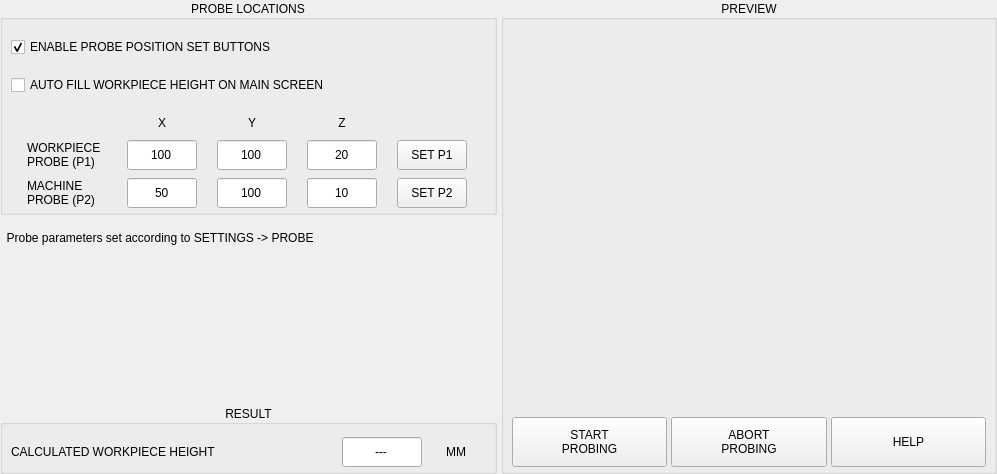
<?xml version="1.0" encoding="UTF-8"?>
<ui version="4.0">
 <class>Form</class>
 <widget class="QWidget" name="Form">
  <property name="geometry">
   <rect>
    <x>0</x>
    <y>0</y>
    <width>997</width>
    <height>474</height>
   </rect>
  </property>
  <property name="windowTitle">
   <string>Form</string>
  </property>
  <layout class="QVBoxLayout" name="verticalLayout_4">
   <property name="spacing">
    <number>4</number>
   </property>
   <property name="leftMargin">
    <number>0</number>
   </property>
   <property name="topMargin">
    <number>0</number>
   </property>
   <property name="rightMargin">
    <number>0</number>
   </property>
   <property name="bottomMargin">
    <number>0</number>
   </property>
   <item>
    <widget class="QFrame" name="frame_auto_height">
     <layout class="QHBoxLayout" name="horizontalLayout" stretch="0,0">
      <property name="spacing">
       <number>4</number>
      </property>
      <property name="leftMargin">
       <number>0</number>
      </property>
      <property name="topMargin">
       <number>0</number>
      </property>
      <property name="rightMargin">
       <number>0</number>
      </property>
      <property name="bottomMargin">
       <number>0</number>
      </property>
      <item>
       <layout class="QVBoxLayout" name="verticalLayout_5">
        <property name="spacing">
         <number>8</number>
        </property>
        <property name="bottomMargin">
         <number>0</number>
        </property>
        <item>
         <widget class="QGroupBox" name="groupBox_positions">
          <property name="sizePolicy">
           <sizepolicy hsizetype="Preferred" vsizetype="Preferred">
            <horstretch>0</horstretch>
            <verstretch>0</verstretch>
           </sizepolicy>
          </property>
          <property name="title">
           <string>PROBE LOCATIONS</string>
          </property>
          <property name="alignment">
           <set>Qt::AlignCenter</set>
          </property>
          <layout class="QVBoxLayout" name="verticalLayout_3">
           <property name="spacing">
            <number>8</number>
           </property>
           <property name="leftMargin">
            <number>8</number>
           </property>
           <property name="topMargin">
            <number>12</number>
           </property>
           <property name="rightMargin">
            <number>8</number>
           </property>
           <property name="bottomMargin">
            <number>4</number>
           </property>
           <item>
            <widget class="QCheckBox" name="chk_enable_set">
             <property name="sizePolicy">
              <sizepolicy hsizetype="Preferred" vsizetype="Fixed">
               <horstretch>0</horstretch>
               <verstretch>0</verstretch>
              </sizepolicy>
             </property>
             <property name="minimumSize">
              <size>
               <width>0</width>
               <height>30</height>
              </size>
             </property>
             <property name="maximumSize">
              <size>
               <width>16777215</width>
               <height>30</height>
              </size>
             </property>
             <property name="text">
              <string>ENABLE PROBE POSITION SET BUTTONS</string>
             </property>
             <property name="checked">
              <bool>true</bool>
             </property>
            </widget>
           </item>
           <item>
            <widget class="QCheckBox" name="chk_autofill">
             <property name="sizePolicy">
              <sizepolicy hsizetype="Preferred" vsizetype="Preferred">
               <horstretch>0</horstretch>
               <verstretch>0</verstretch>
              </sizepolicy>
             </property>
             <property name="minimumSize">
              <size>
               <width>0</width>
               <height>30</height>
              </size>
             </property>
             <property name="maximumSize">
              <size>
               <width>16777215</width>
               <height>30</height>
              </size>
             </property>
             <property name="text">
              <string>AUTO FILL WORKPIECE HEIGHT ON MAIN SCREEN</string>
             </property>
            </widget>
           </item>
           <item>
            <widget class="QWidget" name="widget_xy_header" native="true">
             <property name="minimumSize">
              <size>
               <width>0</width>
               <height>24</height>
              </size>
             </property>
             <property name="maximumSize">
              <size>
               <width>16777215</width>
               <height>24</height>
              </size>
             </property>
             <layout class="QHBoxLayout" name="horizontalLayout_10">
              <property name="spacing">
               <number>4</number>
              </property>
              <property name="leftMargin">
               <number>0</number>
              </property>
              <property name="topMargin">
               <number>0</number>
              </property>
              <property name="rightMargin">
               <number>0</number>
              </property>
              <property name="bottomMargin">
               <number>0</number>
              </property>
              <item>
               <widget class="QLabel" name="lbl_blank">
                <property name="minimumSize">
                 <size>
                  <width>80</width>
                  <height>0</height>
                 </size>
                </property>
                <property name="maximumSize">
                 <size>
                  <width>80</width>
                  <height>24</height>
                 </size>
                </property>
                <property name="text">
                 <string/>
                </property>
               </widget>
              </item>
              <item>
               <widget class="QLabel" name="lbl_x">
                <property name="minimumSize">
                 <size>
                  <width>70</width>
                  <height>30</height>
                 </size>
                </property>
                <property name="maximumSize">
                 <size>
                  <width>70</width>
                  <height>24</height>
                 </size>
                </property>
                <property name="text">
                 <string>X</string>
                </property>
                <property name="alignment">
                 <set>Qt::AlignCenter</set>
                </property>
               </widget>
              </item>
              <item>
               <widget class="QLabel" name="lbl_y">
                <property name="minimumSize">
                 <size>
                  <width>70</width>
                  <height>30</height>
                 </size>
                </property>
                <property name="maximumSize">
                 <size>
                  <width>70</width>
                  <height>24</height>
                 </size>
                </property>
                <property name="text">
                 <string>Y</string>
                </property>
                <property name="alignment">
                 <set>Qt::AlignCenter</set>
                </property>
               </widget>
              </item>
              <item>
               <widget class="QLabel" name="lbl_z">
                <property name="minimumSize">
                 <size>
                  <width>70</width>
                  <height>30</height>
                 </size>
                </property>
                <property name="maximumSize">
                 <size>
                  <width>70</width>
                  <height>24</height>
                 </size>
                </property>
                <property name="text">
                 <string>Z</string>
                </property>
                <property name="alignment">
                 <set>Qt::AlignCenter</set>
                </property>
               </widget>
              </item>
              <item>
               <widget class="QLabel" name="lbl_blank_2">
                <property name="minimumSize">
                 <size>
                  <width>70</width>
                  <height>30</height>
                 </size>
                </property>
                <property name="maximumSize">
                 <size>
                  <width>70</width>
                  <height>24</height>
                 </size>
                </property>
                <property name="text">
                 <string/>
                </property>
               </widget>
              </item>
             </layout>
            </widget>
           </item>
           <item>
            <widget class="QWidget" name="widget_wp_location" native="true">
             <property name="minimumSize">
              <size>
               <width>0</width>
               <height>30</height>
              </size>
             </property>
             <property name="maximumSize">
              <size>
               <width>16777215</width>
               <height>30</height>
              </size>
             </property>
             <layout class="QHBoxLayout" name="horizontalLayout_4">
              <property name="spacing">
               <number>4</number>
              </property>
              <property name="leftMargin">
               <number>0</number>
              </property>
              <property name="topMargin">
               <number>0</number>
              </property>
              <property name="rightMargin">
               <number>0</number>
              </property>
              <property name="bottomMargin">
               <number>0</number>
              </property>
              <item>
               <widget class="QLabel" name="lbl_wp_location">
                <property name="sizePolicy">
                 <sizepolicy hsizetype="Preferred" vsizetype="Preferred">
                  <horstretch>0</horstretch>
                  <verstretch>0</verstretch>
                 </sizepolicy>
                </property>
                <property name="minimumSize">
                 <size>
                  <width>80</width>
                  <height>0</height>
                 </size>
                </property>
                <property name="maximumSize">
                 <size>
                  <width>80</width>
                  <height>16777215</height>
                 </size>
                </property>
                <property name="toolTip">
                 <string>Location of workpiece probe position</string>
                </property>
                <property name="text">
                 <string>WORKPIECE
PROBE (P1)</string>
                </property>
               </widget>
              </item>
              <item>
               <widget class="QLineEdit" name="lineEdit_pos_x1">
                <property name="sizePolicy">
                 <sizepolicy hsizetype="Preferred" vsizetype="Preferred">
                  <horstretch>0</horstretch>
                  <verstretch>0</verstretch>
                 </sizepolicy>
                </property>
                <property name="minimumSize">
                 <size>
                  <width>70</width>
                  <height>0</height>
                 </size>
                </property>
                <property name="maximumSize">
                 <size>
                  <width>70</width>
                  <height>16777215</height>
                 </size>
                </property>
                <property name="text">
                 <string>100</string>
                </property>
                <property name="maxLength">
                 <number>8</number>
                </property>
                <property name="alignment">
                 <set>Qt::AlignCenter</set>
                </property>
               </widget>
              </item>
              <item>
               <widget class="QLineEdit" name="lineEdit_pos_y1">
                <property name="sizePolicy">
                 <sizepolicy hsizetype="Preferred" vsizetype="Preferred">
                  <horstretch>0</horstretch>
                  <verstretch>0</verstretch>
                 </sizepolicy>
                </property>
                <property name="minimumSize">
                 <size>
                  <width>70</width>
                  <height>0</height>
                 </size>
                </property>
                <property name="maximumSize">
                 <size>
                  <width>70</width>
                  <height>16777215</height>
                 </size>
                </property>
                <property name="text">
                 <string>100</string>
                </property>
                <property name="maxLength">
                 <number>8</number>
                </property>
                <property name="alignment">
                 <set>Qt::AlignCenter</set>
                </property>
               </widget>
              </item>
              <item>
               <widget class="QLineEdit" name="lineEdit_pos_z1">
                <property name="sizePolicy">
                 <sizepolicy hsizetype="Preferred" vsizetype="Preferred">
                  <horstretch>0</horstretch>
                  <verstretch>0</verstretch>
                 </sizepolicy>
                </property>
                <property name="minimumSize">
                 <size>
                  <width>70</width>
                  <height>0</height>
                 </size>
                </property>
                <property name="maximumSize">
                 <size>
                  <width>70</width>
                  <height>16777215</height>
                 </size>
                </property>
                <property name="text">
                 <string>20</string>
                </property>
                <property name="maxLength">
                 <number>8</number>
                </property>
                <property name="alignment">
                 <set>Qt::AlignCenter</set>
                </property>
                <property name="readOnly">
                 <bool>false</bool>
                </property>
               </widget>
              </item>
              <item>
               <widget class="QPushButton" name="btn_set_wp">
                <property name="sizePolicy">
                 <sizepolicy hsizetype="Preferred" vsizetype="Preferred">
                  <horstretch>0</horstretch>
                  <verstretch>0</verstretch>
                 </sizepolicy>
                </property>
                <property name="minimumSize">
                 <size>
                  <width>70</width>
                  <height>0</height>
                 </size>
                </property>
                <property name="maximumSize">
                 <size>
                  <width>70</width>
                  <height>16777215</height>
                 </size>
                </property>
                <property name="toolTip">
                 <string>Set workpiece probe position to current location</string>
                </property>
                <property name="text">
                 <string>SET P1</string>
                </property>
                <property name="btn" stdset="0">
                 <string>wp</string>
                </property>
               </widget>
              </item>
             </layout>
            </widget>
           </item>
           <item>
            <widget class="QWidget" name="widget_machine_location" native="true">
             <property name="minimumSize">
              <size>
               <width>0</width>
               <height>30</height>
              </size>
             </property>
             <property name="maximumSize">
              <size>
               <width>16777215</width>
               <height>30</height>
              </size>
             </property>
             <layout class="QHBoxLayout" name="horizontalLayout_6">
              <property name="spacing">
               <number>4</number>
              </property>
              <property name="leftMargin">
               <number>0</number>
              </property>
              <property name="topMargin">
               <number>0</number>
              </property>
              <property name="rightMargin">
               <number>0</number>
              </property>
              <property name="bottomMargin">
               <number>0</number>
              </property>
              <item>
               <widget class="QLabel" name="lbl_machine_location">
                <property name="sizePolicy">
                 <sizepolicy hsizetype="Preferred" vsizetype="Preferred">
                  <horstretch>0</horstretch>
                  <verstretch>0</verstretch>
                 </sizepolicy>
                </property>
                <property name="minimumSize">
                 <size>
                  <width>80</width>
                  <height>0</height>
                 </size>
                </property>
                <property name="maximumSize">
                 <size>
                  <width>80</width>
                  <height>16777215</height>
                 </size>
                </property>
                <property name="toolTip">
                 <string>Location of machine bed probe position</string>
                </property>
                <property name="text">
                 <string>MACHINE
PROBE (P2)</string>
                </property>
               </widget>
              </item>
              <item>
               <widget class="QLineEdit" name="lineEdit_pos_x2">
                <property name="sizePolicy">
                 <sizepolicy hsizetype="Preferred" vsizetype="Preferred">
                  <horstretch>0</horstretch>
                  <verstretch>0</verstretch>
                 </sizepolicy>
                </property>
                <property name="minimumSize">
                 <size>
                  <width>70</width>
                  <height>0</height>
                 </size>
                </property>
                <property name="maximumSize">
                 <size>
                  <width>70</width>
                  <height>16777215</height>
                 </size>
                </property>
                <property name="text">
                 <string>50</string>
                </property>
                <property name="maxLength">
                 <number>8</number>
                </property>
                <property name="alignment">
                 <set>Qt::AlignCenter</set>
                </property>
               </widget>
              </item>
              <item>
               <widget class="QLineEdit" name="lineEdit_pos_y2">
                <property name="sizePolicy">
                 <sizepolicy hsizetype="Preferred" vsizetype="Preferred">
                  <horstretch>0</horstretch>
                  <verstretch>0</verstretch>
                 </sizepolicy>
                </property>
                <property name="minimumSize">
                 <size>
                  <width>70</width>
                  <height>0</height>
                 </size>
                </property>
                <property name="maximumSize">
                 <size>
                  <width>70</width>
                  <height>16777215</height>
                 </size>
                </property>
                <property name="text">
                 <string>100</string>
                </property>
                <property name="maxLength">
                 <number>8</number>
                </property>
                <property name="alignment">
                 <set>Qt::AlignCenter</set>
                </property>
               </widget>
              </item>
              <item>
               <widget class="QLineEdit" name="lineEdit_pos_z2">
                <property name="sizePolicy">
                 <sizepolicy hsizetype="Preferred" vsizetype="Preferred">
                  <horstretch>0</horstretch>
                  <verstretch>0</verstretch>
                 </sizepolicy>
                </property>
                <property name="minimumSize">
                 <size>
                  <width>70</width>
                  <height>0</height>
                 </size>
                </property>
                <property name="maximumSize">
                 <size>
                  <width>70</width>
                  <height>16777215</height>
                 </size>
                </property>
                <property name="text">
                 <string>10</string>
                </property>
                <property name="maxLength">
                 <number>8</number>
                </property>
                <property name="alignment">
                 <set>Qt::AlignCenter</set>
                </property>
                <property name="readOnly">
                 <bool>false</bool>
                </property>
               </widget>
              </item>
              <item>
               <widget class="QPushButton" name="btn_set_machine">
                <property name="sizePolicy">
                 <sizepolicy hsizetype="Preferred" vsizetype="Preferred">
                  <horstretch>0</horstretch>
                  <verstretch>0</verstretch>
                 </sizepolicy>
                </property>
                <property name="minimumSize">
                 <size>
                  <width>70</width>
                  <height>0</height>
                 </size>
                </property>
                <property name="maximumSize">
                 <size>
                  <width>70</width>
                  <height>16777215</height>
                 </size>
                </property>
                <property name="toolTip">
                 <string>Set machine probe position to current location</string>
                </property>
                <property name="text">
                 <string>SET P2</string>
                </property>
                <property name="btn" stdset="0">
                 <string>mp</string>
                </property>
               </widget>
              </item>
             </layout>
            </widget>
           </item>
          </layout>
         </widget>
        </item>
        <item>
         <widget class="QLabel" name="label">
          <property name="minimumSize">
           <size>
            <width>0</width>
            <height>30</height>
           </size>
          </property>
          <property name="maximumSize">
           <size>
            <width>16777215</width>
            <height>30</height>
           </size>
          </property>
          <property name="text">
           <string>  Probe parameters set according to SETTINGS -&gt; PROBE</string>
          </property>
         </widget>
        </item>
        <item>
         <spacer name="verticalSpacer">
          <property name="orientation">
           <enum>Qt::Vertical</enum>
          </property>
          <property name="sizeHint" stdset="0">
           <size>
            <width>20</width>
            <height>40</height>
           </size>
          </property>
         </spacer>
        </item>
        <item>
         <widget class="QGroupBox" name="groupBox_result">
          <property name="title">
           <string>RESULT</string>
          </property>
          <property name="alignment">
           <set>Qt::AlignCenter</set>
          </property>
          <layout class="QVBoxLayout" name="verticalLayout_6">
           <property name="spacing">
            <number>8</number>
           </property>
           <property name="leftMargin">
            <number>8</number>
           </property>
           <property name="topMargin">
            <number>12</number>
           </property>
           <property name="rightMargin">
            <number>8</number>
           </property>
           <property name="bottomMargin">
            <number>4</number>
           </property>
           <item>
            <widget class="QWidget" name="widget_height" native="true">
             <property name="minimumSize">
              <size>
               <width>0</width>
               <height>30</height>
              </size>
             </property>
             <property name="maximumSize">
              <size>
               <width>16777215</width>
               <height>30</height>
              </size>
             </property>
             <layout class="QHBoxLayout" name="horizontalLayout_11">
              <property name="spacing">
               <number>4</number>
              </property>
              <property name="leftMargin">
               <number>0</number>
              </property>
              <property name="topMargin">
               <number>0</number>
              </property>
              <property name="rightMargin">
               <number>0</number>
              </property>
              <property name="bottomMargin">
               <number>0</number>
              </property>
              <item>
               <widget class="QLabel" name="lbl_height">
                <property name="minimumSize">
                 <size>
                  <width>80</width>
                  <height>30</height>
                 </size>
                </property>
                <property name="maximumSize">
                 <size>
                  <width>16777215</width>
                  <height>30</height>
                 </size>
                </property>
                <property name="text">
                 <string>CALCULATED WORKPIECE HEIGHT</string>
                </property>
               </widget>
              </item>
              <item>
               <widget class="QLineEdit" name="lineEdit_height">
                <property name="sizePolicy">
                 <sizepolicy hsizetype="Preferred" vsizetype="Preferred">
                  <horstretch>0</horstretch>
                  <verstretch>0</verstretch>
                 </sizepolicy>
                </property>
                <property name="minimumSize">
                 <size>
                  <width>80</width>
                  <height>0</height>
                 </size>
                </property>
                <property name="maximumSize">
                 <size>
                  <width>80</width>
                  <height>16777215</height>
                 </size>
                </property>
                <property name="toolTip">
                 <string>Calculated workpiece height from machine table</string>
                </property>
                <property name="text">
                 <string>---</string>
                </property>
                <property name="maxLength">
                 <number>10</number>
                </property>
                <property name="alignment">
                 <set>Qt::AlignCenter</set>
                </property>
                <property name="readOnly">
                 <bool>true</bool>
                </property>
               </widget>
              </item>
              <item>
               <widget class="QLabel" name="lbl_height_unit">
                <property name="minimumSize">
                 <size>
                  <width>60</width>
                  <height>24</height>
                 </size>
                </property>
                <property name="maximumSize">
                 <size>
                  <width>60</width>
                  <height>24</height>
                 </size>
                </property>
                <property name="text">
                 <string>MM</string>
                </property>
                <property name="alignment">
                 <set>Qt::AlignCenter</set>
                </property>
               </widget>
              </item>
             </layout>
            </widget>
           </item>
          </layout>
         </widget>
        </item>
       </layout>
      </item>
      <item>
       <widget class="QGroupBox" name="groupbox_preview">
        <property name="title">
         <string>PREVIEW</string>
        </property>
        <property name="alignment">
         <set>Qt::AlignCenter</set>
        </property>
        <layout class="QVBoxLayout" name="verticalLayout_2">
         <property name="spacing">
          <number>4</number>
         </property>
         <property name="leftMargin">
          <number>8</number>
         </property>
         <property name="topMargin">
          <number>12</number>
         </property>
         <property name="rightMargin">
          <number>8</number>
         </property>
         <property name="bottomMargin">
          <number>4</number>
         </property>
         <item>
          <widget class="QLabel" name="lbl_image">
           <property name="sizePolicy">
            <sizepolicy hsizetype="Preferred" vsizetype="Expanding">
             <horstretch>0</horstretch>
             <verstretch>0</verstretch>
            </sizepolicy>
           </property>
           <property name="text">
            <string/>
           </property>
           <property name="pixmap">
            <pixmap>../qtdragon/images/auto_height.png</pixmap>
           </property>
           <property name="scaledContents">
            <bool>true</bool>
           </property>
           <property name="alignment">
            <set>Qt::AlignCenter</set>
           </property>
          </widget>
         </item>
         <item alignment="Qt::AlignBottom">
          <widget class="QWidget" name="widget_buttons" native="true">
           <property name="maximumSize">
            <size>
             <width>16777215</width>
             <height>60</height>
            </size>
           </property>
           <layout class="QHBoxLayout" name="horizontalLayout_13">
            <property name="spacing">
             <number>4</number>
            </property>
            <property name="leftMargin">
             <number>0</number>
            </property>
            <property name="topMargin">
             <number>0</number>
            </property>
            <property name="rightMargin">
             <number>0</number>
            </property>
            <property name="bottomMargin">
             <number>0</number>
            </property>
            <item>
             <widget class="QPushButton" name="btn_start">
              <property name="sizePolicy">
               <sizepolicy hsizetype="Preferred" vsizetype="Fixed">
                <horstretch>0</horstretch>
                <verstretch>0</verstretch>
               </sizepolicy>
              </property>
              <property name="minimumSize">
               <size>
                <width>0</width>
                <height>50</height>
               </size>
              </property>
              <property name="maximumSize">
               <size>
                <width>16777215</width>
                <height>50</height>
               </size>
              </property>
              <property name="text">
               <string>START
PROBING</string>
              </property>
             </widget>
            </item>
            <item>
             <widget class="ActionButton" name="actionbutton_abort">
              <property name="sizePolicy">
               <sizepolicy hsizetype="Preferred" vsizetype="Fixed">
                <horstretch>0</horstretch>
                <verstretch>0</verstretch>
               </sizepolicy>
              </property>
              <property name="minimumSize">
               <size>
                <width>0</width>
                <height>50</height>
               </size>
              </property>
              <property name="maximumSize">
               <size>
                <width>16777215</width>
                <height>50</height>
               </size>
              </property>
              <property name="text">
               <string>ABORT
PROBING</string>
              </property>
              <property name="abort_action" stdset="0">
               <bool>true</bool>
              </property>
             </widget>
            </item>
            <item>
             <widget class="QPushButton" name="btn_help">
              <property name="sizePolicy">
               <sizepolicy hsizetype="Preferred" vsizetype="Fixed">
                <horstretch>0</horstretch>
                <verstretch>0</verstretch>
               </sizepolicy>
              </property>
              <property name="minimumSize">
               <size>
                <width>80</width>
                <height>50</height>
               </size>
              </property>
              <property name="maximumSize">
               <size>
                <width>16777215</width>
                <height>50</height>
               </size>
              </property>
              <property name="text">
               <string>HELP</string>
              </property>
             </widget>
            </item>
           </layout>
          </widget>
         </item>
        </layout>
       </widget>
      </item>
     </layout>
    </widget>
   </item>
  </layout>
 </widget>
 <customwidgets>
  <customwidget>
   <class>IndicatedPushButton</class>
   <extends>QPushButton</extends>
   <header>qtvcp.widgets.simple_widgets</header>
  </customwidget>
  <customwidget>
   <class>ActionButton</class>
   <extends>IndicatedPushButton</extends>
   <header>qtvcp.widgets.action_button</header>
  </customwidget>
 </customwidgets>
 <resources/>
 <connections/>
 <slots>
  <slot>validate()</slot>
  <slot>create_program()</slot>
  <slot>units_changed()</slot>
  <slot>raster_changed()</slot>
  <slot>btn_help_clicked()</slot>
 </slots>
</ui>
